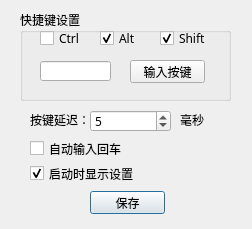
<?xml version="1.0" encoding="UTF-8"?>
<ui version="4.0">
 <class>MainWindow</class>
 <widget class="QMainWindow" name="MainWindow">
  <property name="geometry">
   <rect>
    <x>0</x>
    <y>0</y>
    <width>252</width>
    <height>229</height>
   </rect>
  </property>
  <property name="font">
   <font>
    <family>微软雅黑</family>
    <pointsize>9</pointsize>
   </font>
  </property>
  <property name="windowTitle">
   <string>设置</string>
  </property>
  <property name="locale">
   <locale language="Chinese" country="China"/>
  </property>
  <widget class="QWidget" name="centralWidget">
   <widget class="QGroupBox" name="groupBox">
    <property name="geometry">
     <rect>
      <x>20</x>
      <y>10</y>
      <width>211</width>
      <height>91</height>
     </rect>
    </property>
    <property name="title">
     <string>快捷键设置</string>
    </property>
    <widget class="QCheckBox" name="ctrlCheckBox">
     <property name="geometry">
      <rect>
       <x>20</x>
       <y>20</y>
       <width>70</width>
       <height>17</height>
      </rect>
     </property>
     <property name="text">
      <string>Ctrl</string>
     </property>
     <property name="checked">
      <bool>false</bool>
     </property>
    </widget>
    <widget class="QCheckBox" name="altCheckBox">
     <property name="geometry">
      <rect>
       <x>80</x>
       <y>20</y>
       <width>70</width>
       <height>17</height>
      </rect>
     </property>
     <property name="text">
      <string>Alt</string>
     </property>
     <property name="checked">
      <bool>true</bool>
     </property>
    </widget>
    <widget class="QCheckBox" name="shiftCheckBox">
     <property name="geometry">
      <rect>
       <x>140</x>
       <y>20</y>
       <width>70</width>
       <height>17</height>
      </rect>
     </property>
     <property name="text">
      <string>Shift</string>
     </property>
     <property name="checked">
      <bool>true</bool>
     </property>
    </widget>
    <widget class="QPushButton" name="keyInputButton">
     <property name="geometry">
      <rect>
       <x>110</x>
       <y>50</y>
       <width>75</width>
       <height>23</height>
      </rect>
     </property>
     <property name="text">
      <string>输入按键</string>
     </property>
    </widget>
    <widget class="QLineEdit" name="keyLabel">
     <property name="geometry">
      <rect>
       <x>20</x>
       <y>51</y>
       <width>71</width>
       <height>20</height>
      </rect>
     </property>
     <property name="text">
      <string/>
     </property>
     <property name="readOnly">
      <bool>true</bool>
     </property>
    </widget>
   </widget>
   <widget class="QSpinBox" name="keyDelaySpinBox">
    <property name="geometry">
     <rect>
      <x>90</x>
      <y>110</y>
      <width>81</width>
      <height>22</height>
     </rect>
    </property>
    <property name="value">
     <number>5</number>
    </property>
   </widget>
   <widget class="QCheckBox" name="AutoEnterCheckBox">
    <property name="geometry">
     <rect>
      <x>30</x>
      <y>140</y>
      <width>151</width>
      <height>17</height>
     </rect>
    </property>
    <property name="text">
     <string>自动输入回车</string>
    </property>
   </widget>
   <widget class="QLabel" name="label">
    <property name="geometry">
     <rect>
      <x>30</x>
      <y>110</y>
      <width>61</width>
      <height>20</height>
     </rect>
    </property>
    <property name="text">
     <string>按键延迟：</string>
    </property>
   </widget>
   <widget class="QLabel" name="label_2">
    <property name="geometry">
     <rect>
      <x>180</x>
      <y>110</y>
      <width>31</width>
      <height>20</height>
     </rect>
    </property>
    <property name="text">
     <string>毫秒</string>
    </property>
   </widget>
   <widget class="QPushButton" name="saveButton">
    <property name="geometry">
     <rect>
      <x>90</x>
      <y>191</y>
      <width>75</width>
      <height>23</height>
     </rect>
    </property>
    <property name="text">
     <string>保存</string>
    </property>
    <property name="default">
     <bool>true</bool>
    </property>
   </widget>
   <widget class="QCheckBox" name="showConfigCheckBox">
    <property name="geometry">
     <rect>
      <x>30</x>
      <y>165</y>
      <width>151</width>
      <height>17</height>
     </rect>
    </property>
    <property name="text">
     <string>启动时显示设置</string>
    </property>
    <property name="checked">
     <bool>true</bool>
    </property>
   </widget>
  </widget>
 </widget>
 <layoutdefault spacing="6" margin="11"/>
 <resources/>
 <connections/>
</ui>
